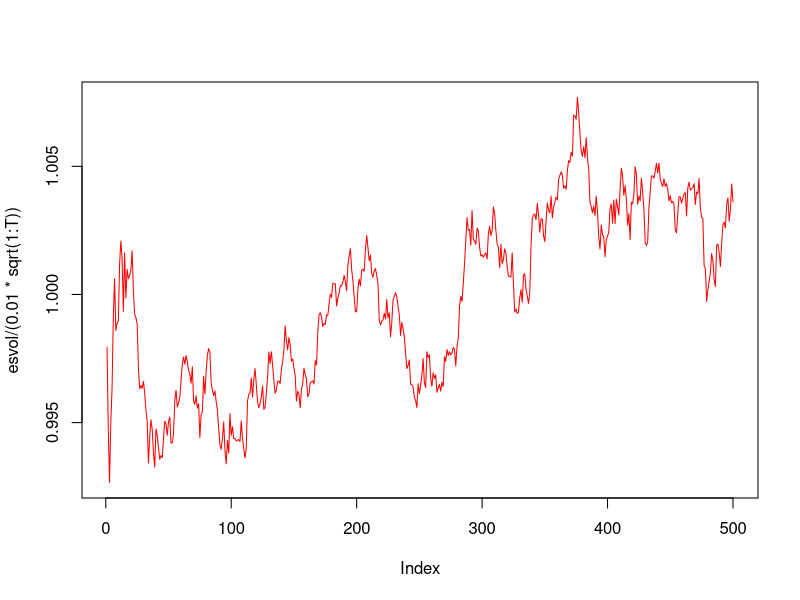
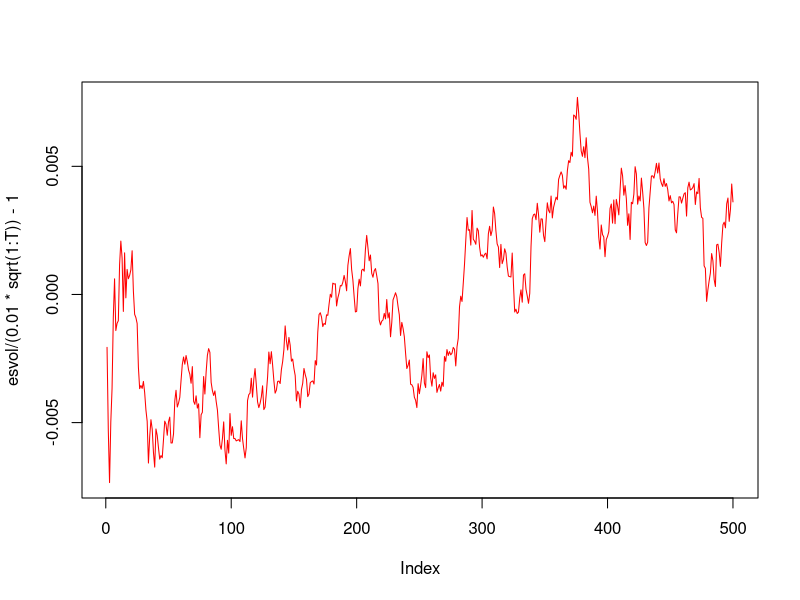

Recreate these plots in R, in order. (Note: this script raises an error after producing the figures.)
#(a)
rm(list=ls())
library('fGarch')
MC <- 50000
T  <- 500
shock <- matrix(0, MC, T)
for (i in 1:T){
  shock[, i] <- rnorm(MC, 0, 1)
}
lambda      <- 0.94
ReturnMC <- matrix(NA, MC, T)
for (i in 1:MC){
  sigmapredMC <- 0.01
  for (j in 1:T){
    ReturnMC[i, j] <- sigmapredMC*shock[i, j]
    sigmapredMC <- sqrt( lambda*sigmapredMC^2+(1-lambda)*ReturnMC[i, j]^2)
  }
}


ReturnMCT <- matrix(NA, MC, T)
for (i in 1:MC){
  ReturnMCT[i, ] <- cumsum(ReturnMC[i, ])
}

esvol<-numeric(T)
for  (i in 1:T){
esvol[i]<-sqrt(var(ReturnMCT[,i]))
}

plot(esvol/(0.01*sqrt(1:T)), type='l', col='red')
plot(esvol/(0.01*sqrt(1:T))-1, type='l', col='red')


#(c)
rm(list=ls())
library('fGarch')
MC <- 50000
T  <- 500
shock <- matrix(0, MC, T)
for (i in 1:T){
  shock[, i] <- rnorm(MC, 0, 1)
}

omega <- 1e-6
alpha <- 0.05
beta  <- 0.9
sigmapred<-sqrt(omega/(1-alpha-beta))

ReturnMC <- matrix(NA, MC, T)
for (i in 1:MC){
  sigmapredMC <- sigmapred
  for (j in 1:T){
    ReturnMC[i, j] <- sigmapredMC*shock[i, j]
    sigmapredMC <- sqrt(omega + alpha*ReturnMC[i, j]^2 + beta*sigmapredMC^2)
  }
}


ReturnMCT <- matrix(NA, MC, T)
for (i in 1:MC){
  ReturnMCT[i, ] <- cumsum(ReturnMC[i, ])
}

esvol<-numeric(T)
for  (i in 1:T){
  esvol[i]<-sqrt(var(ReturnMCT[,i]))
}

plot(esvol/(sigmapred*sqrt(1:T)), type='l', col='red')


#(d)
rm(list=ls())
library('fGarch')
MC <- 50000
T  <- 500
shock <- matrix(0, MC, T)
for (i in 1:T){
  shock[, i] <- rnorm(MC, 0, 1)
}

omega <- 1e-6
alpha <- 0.05
beta  <- 0.9
sigmapred<-3*sqrt(omega/(1-alpha-beta))

ReturnMC <- matrix(NA, MC, T)
for (i in 1:MC){
  sigmapredMC <- sigmapred
  for (j in 1:T){
    ReturnMC[i, j] <- sigmapredMC*shock[i, j]
    sigmapredMC <- sqrt(omega + alpha*ReturnMC[i, j]^2 + beta*sigmapredMC^2)
  }
}


ReturnMCT <- matrix(NA, MC, T)
for (i in 1:MC){
  ReturnMCT[i, ] <- cumsum(ReturnMC[i, ])
}

esvol<-numeric(T)
for  (i in 1:T){
  esvol[i]<-sqrt(var(ReturnMCT[i,]))
}

plot(esvol/(sigmapred*sqrt(1:T)), type='l', col='red')
